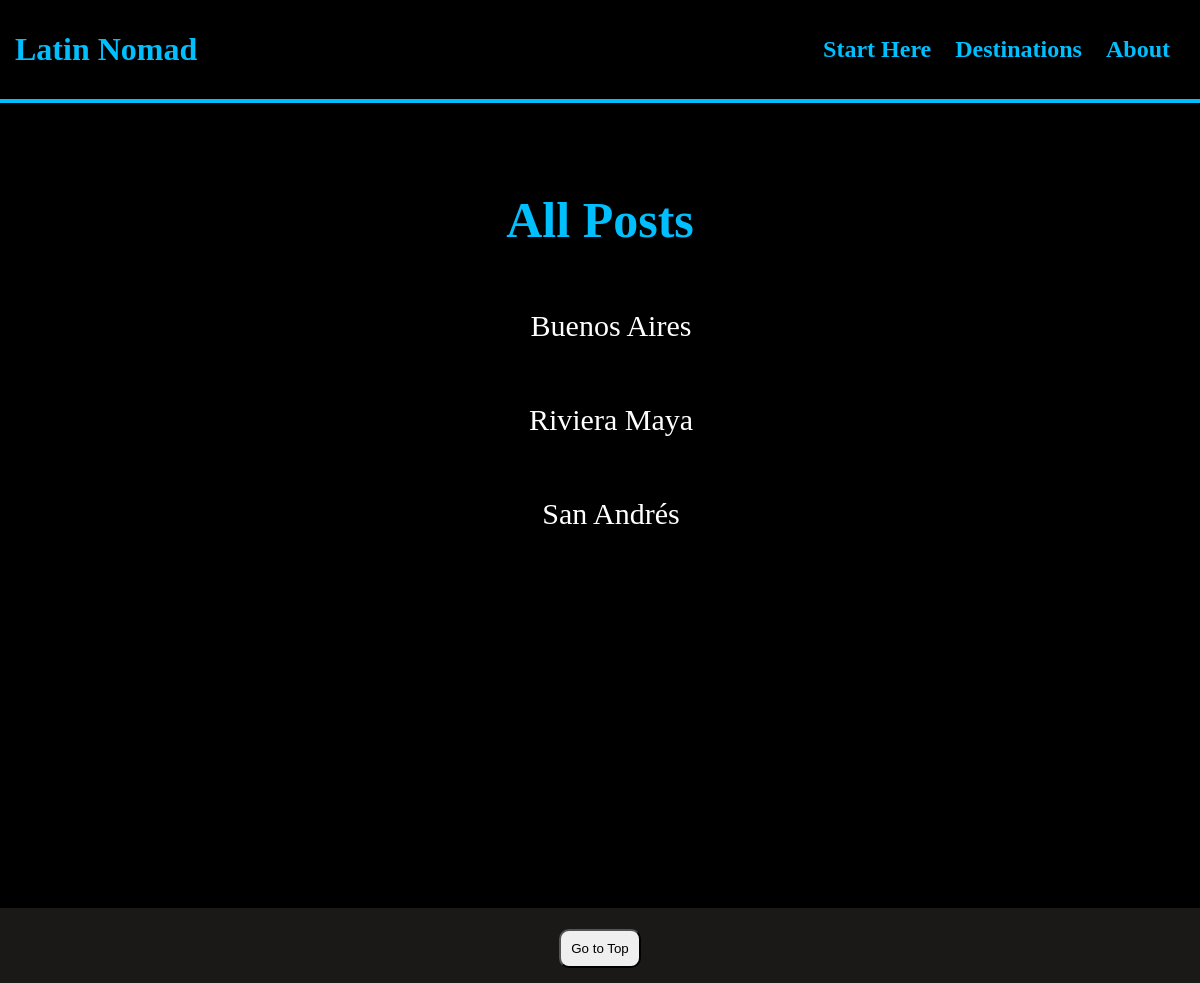
The page /posts on the database its author committed.
### blog/models.py (models this page shows, shortened)
class Post(models.Model):
    title = models.CharField(max_length=255)
    body = RichTextField(blank=True, null=True)
    slug = models.SlugField(unique=True, blank=True, null=True)

### blog/views.py (the view)
# urls.py: path('posts', views.Posts.as_view(), name='posts'),
class Posts(ListView):
    model = Post
    template_name = 'posts.html'
    ordering = ['-id']

### blog/templates/posts.html (shortened to what this page needs)
<!DOCTYPE html>
<html lang="en">
    <head>
        <link rel="stylesheet" href="../static/styles.css">
    </head>
    <body>
        <header>
            <li><a href="{% url 'home' %}"><h1>Latin Nomad</h1></a></li>
            <nav>
                <ul class="top-nav">
                    <li><a href="start"><h1>Start Here</h1></a></li>
                    <li><a href="destinations"><h1>Destinations</h1></a></li>
                    <li><a href="about"><h1>About</h1></a></li>
                </ul>
            </nav>
        </header>
        <hr>
        {% if request.user.is_superuser %}
        <div class="post-list">
            <div class="add">
                <a href="newpost">Add Post</a>
            </div>
            {% for post in object_list %}
                <div class="post-title">
                    <li><a href="{% url 'article-detail' post.slug%}">{{ post.title }}</a></li>
                </div>
                <div class="edit-delete">
                    <a href="{% url 'edit-post' post.slug%}">Edit Post</a>
                    <a href="{% url 'delete-post' post.slug%}">Delete Post</a>
                </div>
            {% endfor %}
        </div>
        {% else %}
        <div class="post-list">
            <div class="add">
                <h1>All Posts</h1>
            </div>
            {% for post in object_list %}
                <div class="post-title">
                    <li><a href="{% url 'article-detail' post.slug%}">{{ post.title }}</a></li>
                </div>
            {% endfor %}
        </div>
        {% endif %}
        <div class="nav-bottom">
            <button class="topbutton" data-top-button>Go to Top</button>
        </div>
    </body>
</html>

### blog/static/styles.css (style rules this page uses)
.nav-bottom { padding-top: 1px; background-color: rgb(26, 25, 24); }
.nav-bottom button { display: block; margin-top: 35px; margin-left: auto; margin-right: auto; }
.topbutton { position: relative; bottom: 15px; border-radius: 10px; padding: 10px; }
header { display: flex; justify-content: space-between; align-items: center; list-style: none; background-color: black; padding-left: 15px; }
html, body { height: 100%; margin: 0; }
header li a { text-decoration: none; color: rgb(0, 191, 255); }
.top-nav { list-style: none; padding-right: 20px; }
.top-nav li { display: inline-block; padding: 0px 10px; }
hr { border-top: 4px solid rgb(0, 191, 255); border-left: none; border-right: none; border-bottom: none; margin-top: 0px; margin-bottom: 0px; }
.post-list { text-align: center; background-color: black; min-height: 800px; padding-top: 5px; }
.post-list a { color: white; text-decoration: none; padding: 10px; font-size: 30px; }
.add { padding-top: 50px; margin-bottom: 50px; margin-left: auto; margin-right: auto; }
.add h1 { color: rgb(0, 191, 255); font-size: 50px; }
.post-title { margin-top: 60px; margin-bottom: 20px; }

### rows shown on the page
Post: title "Buenos Aires"
Post: title "Riviera Maya"
Post: title "San Andrés"
